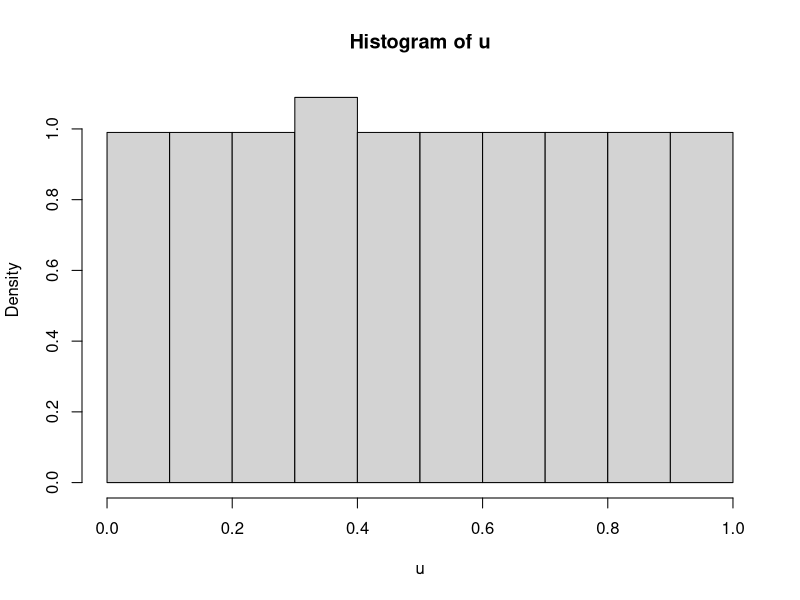
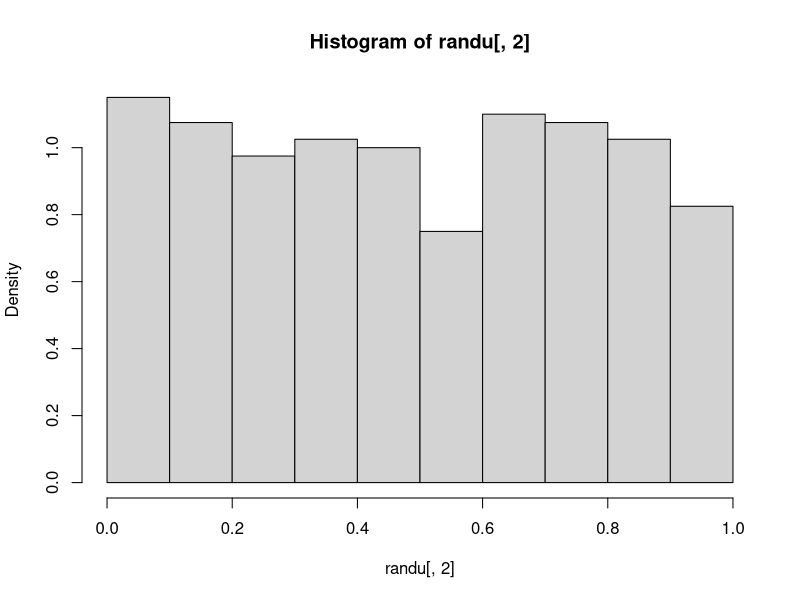
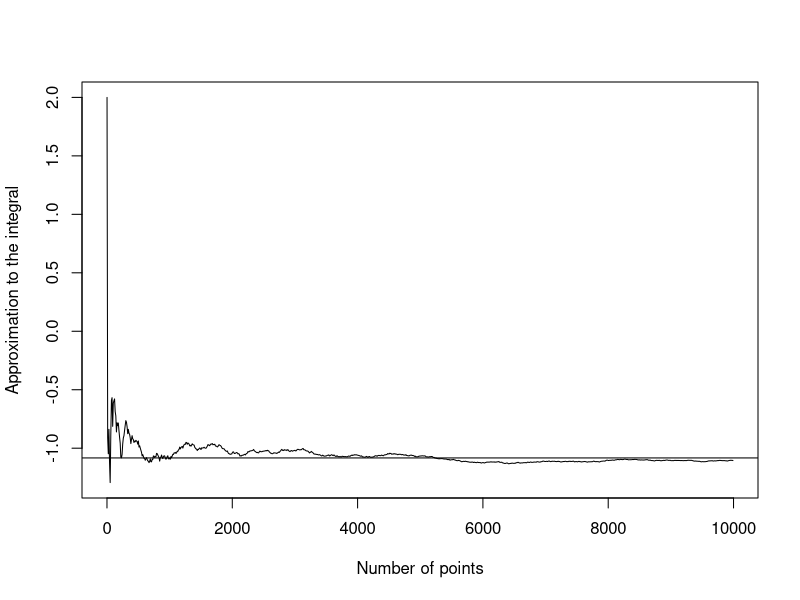

These figures' R source, in order:

                                 ## Random Numbers ##

##############################################


#getwd()                                       # determine the working directory
                                              
#setwd("./Documents/Teaching")                  
                                              # change the working directory
                                              # . refers to the current directory
#getwd()

##############################################

## Pseudorandom Number Generation             

??modulo
                                              # integer division and modulus 
x<-17
y<-4

x/y                                           # 4.25
x%/%y                                         # integer division, =4
x%%y                                          # x mod y = 1
(x%%y)/y                                      # =0.25
y*(x%/%y)+x%%y                                # =x

x == (x %% y) + y * ( x %/% y )

N<-101
x.0<-17
x<-array(0,N)
a<-2;m<-100

x[1]<-(a*x.0)%%m

for(i in 2:N){
	x[i]<-(a*x[i-1])%%m
}
u<-x/m

u                                             # pseudorandom numbers
                                              # approx realizations from Unif(0,1)
hist(u,prob=T)                                # looks uniformly distributed

table(u)                                      # however, there are ties!!
                                              # not consistent with Unif(0,1) being
                                              # a continuous distribution


x
                                              # each x[i] assumes one of the values 
                                              # 0,1,...,m-1 
                                              # after 20 iterations a value repeats 
                                              # itself, and once it happens, the whole
                                              # sequence begins to repeat. 

which(x==68)                                  # every 20 values
which(x==36)
which(x==72)

j<-19                                         # 19-th values 
ind<-j+(1:4)*20
ind
x[ind]

matrix(x[2:N],nrow=20)                        # a sequence of 20 numbers repeated 
                                              # 5 times (the first excluded)

                                              # a and m chosen such that the number of
                                              # variables that can be generated before 
                                              # this repetition occurs is large
                                              # in particular, m should be large 
                                              # prime number
?randu
hist(randu[,2],prob=T)
?RNGkind()

                                              # .Random.seed is an integer vector,
                                              # containing the random number generator
                                              # (RNG) state for random number 
                                              # generation in R. 
                                              # It can be saved and restored through
                                              # set.seed()
                                              # in cases when we want the results 
                                              # reproducible, use set.seed() before 
                                              # generate the number.

set.seed(1)                                    
runif(10)
set.seed(1)
runif(10)                                     # the same
runif(10)                                     # different


##############################################

## Monte Carlo Integration                    

# Exercise 3 page 46, Ross (2006)

set.seed(1)
N<-1000
u<-runif(N)

g<-function(x) exp(exp(x))

#g(u)
mean(g(u))

??integral                                    # search for keyword 'integral'
?integrate                                    # perform integration of one-dim funct

integrate(g,0,1)                              # numerical integration


# Ex 5 page 47, Ross (2006)

g<-function(x) exp(x+x^2)
h<-function(y) (2-(-2))*g(-2+(2-(-2))*y)

set.seed(3)
N<-10000
u<-runif(N)

mean(h(u))

integrate(g,-2,2)


# Exercise 7 page 47, Ross (2006)

g<-function(x) exp(-x^2)                      # non normalized 
                                              # Gaussian density with mu=0, var=1/2

h<-function(y) g(1/y-1)/(y^2)                 # substitution y=1/(x+1)
                                              # so to approximate the integral
                                              # int_0^infty g(x) dx

set.seed(1)
N<-100000
u<-runif(N)

2*mean(h(u))                                  # int_{-infty}^infty g(x) dx
                                              # =2*int_0^infty g(x) dx
                                              # since g(-x)=g(x)

sqrt(2*pi/2)                                  # normalizing constant of
                                              # Gaussian density with mu=0, var=1/2

integrate(g,-Inf,+Inf)                        # numerical integration


# Estimation of pi

set.seed(1)
N<-1000
u1<-runif(N);u2<-runif(N)
Indic<-( (2*u1-1)^2+(2*u2-1)^2 ) <= 1
mean(Indic)
pi/4


# Hit-and-miss method


# pdf("hit_and_miss.pdf",width=6,height=6,paper="special")
# old.par <- par(no.readonly = TRUE)            
# par(mar=c(5, 4, 1.5, 1) + 0.1)

# f<-function(x) x^3-7*x^2+1
# curve(f,0,1,xlim=c(-0.1,1.3),ylim=c(-7,3))

# x<-c(seq(0,1,length=101),1,0,0)
# y<-c(f(seq(0,1,length=101)),-6,-6,f(0))
# polygon(x,y,col="gray75")
# x.0<-uniroot(f,lower=0.3,upper=0.5)$root
# #points(x.0,0,pch=16,cex=1.2)
# x<-c(x.0,1,1,seq(1,x.0,length=101))
# #color()
# y<-c(0,0,f(1),f(seq(1,x.0,length=101)))
# polygon(x,y,col="pink")
# abline(h=0,v=0)
# abline(h=2,v=1)
# abline(h=-6)
# text(0,-6,"a=0",cex=0.9,adj=c(0,1))
# text(1,-6,"b=1",cex=0.9, adj=c(0,1))
# text(0,-6,"c=-6",cex=0.9,adj=c(1,0))
# text(0,2,"d=2",cex=0.9,adj=c(1,0))
# exp<-expression(y==x^3-7*x^2+1)
# mtext(exp,side=3,line=0)

# par(old.par)                             
# dev.off()

set.seed(1)
N<-10000
ftn<-function(x) x^3-7*x^2+1
a<-0;b<-1;c<--6;d<-2
X<-a+runif(N)*(b-a)
#X<-runif(N, a, b)                            # the same
Y<-c+runif(N)*(d-c)
#Y<-runif(N, c, d)                            # the same
Z<-(ftn(X) >= Y)
theta<-(b - a)*c + mean(Z)*(b - a)*(d - c)
cat("theta=",theta)
-13/12

                                              # Monte-Carlo integration using the 
                                              # hit-and-miss method
                                              # ftn is a function of one variable
                                              # [a, b] is the range of integration
                                              # f.min and f.max are bounds on ftn 
                                              # over the range [a, b], that is
                                              # f.min <= ftn(x) <= f.max, x in [a, b]
                                              # n is the number of samples used 
                                              # in the estimation, that is the
                                              # number of calls of the function ftn
hit_miss <- function(ftn, a, b, f.min, f.max, n) {
  X <- runif(n, a, b)
  Y <- runif(n, f.min, f.max)
  Z <- (sapply(X,ftn) >= Y)                   # see '?sapply'
  theta<-(b - a)*f.min + (cumsum(Z)/1:n)*(b - a)*(f.max - f.min)
  ind<-seq.int(1,n,by=10)
  plot(ind,theta[ind],type="l",xlab="Number of points",
                               ylab="Approximation to the integral")
  return(theta[n])
  #cat("theta=",theta[n])
}


#RNG.state<-.Random.seed

# pdf("hit_and_miss2.pdf",width=6,height=6,paper="special")
# old.par <- par(no.readonly = TRUE)            
# par(mar=c(5, 4, 1.5, 1) + 0.1)

set.seed(1)
ftn<-function(x) x^3-7*x^2+1
hit_miss(ftn,0,1,-6,2,10000)
                                              # accuracy improves as n increases
abline(h=-13/12)

# par(old.par)                             
# dev.off()
